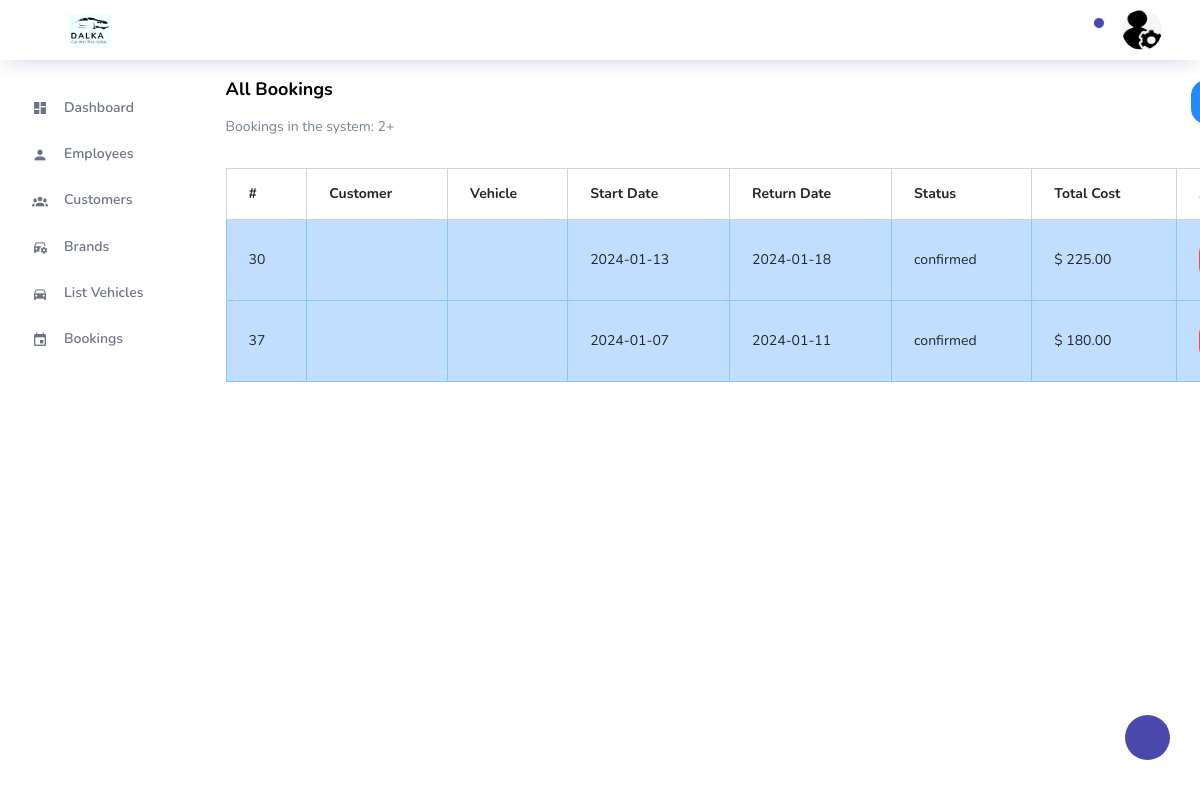
The app's page /user/bookings.php (signed in) with its own data.
### tables this page shows
CREATE TABLE `bookings` (
  `id` int(11) NOT NULL,
  `customer_id` int(11) DEFAULT NULL,
  `vehicle_id` int(11) DEFAULT NULL,
  `created_at` timestamp NOT NULL DEFAULT current_timestamp(),
  `start_date` date DEFAULT NULL,
  `return_date` date DEFAULT NULL,
  `status` enum('pending','confirmed','cancelled') DEFAULT 'pending',
  `total_cost` decimal(10,2) DEFAULT NULL
);

### user/bookings.php (the view, shortened to what this page needs)
<?php
include 'include/header.php';
include 'include/db.php';
$query = "SELECT * FROM bookings";
$result = mysqli_query($connection, $query);
$counter = 0;
?>
<div class="col-lg-12 stretch-card">
    <div class="card">
        <div class="card-body">
            <div class="d-flex justify-content-between">
                <div>
                    <h4 class="card-title">All Bookings</h4>
                    <p class="card-description">
                        <?php
                        $numBookings = mysqli_num_rows($result);
                        echo "Bookings in the system: " . $numBookings . "+";
                        ?>
                    </p>
                </div>
                <div>
                    <button type="button" class="btn btn-info" data-toggle="modal" data-target="#addbookingmodal">
                    </button>
                </div>
            </div>
            <div class="table-responsive pt-3">
                <table class="table table-bordered">
                    <thead>
                        <tr>
                            <th>#</th>
                            <th>Customer</th>
                            <th>Vehicle</th>
                            <th>Start Date</th>
                            <th>Return Date</th>
                            <th>Status</th>
                            <th>Total Cost</th>
                            <th>Actions</th>
                        </tr>
                    </thead>
                    <tbody>
                        <?php
                        $rowColorClasses = ['table-info'];
                        while ($row = mysqli_fetch_assoc($result)) {
                            $colorClass = $rowColorClasses[$counter % count($rowColorClasses)];
                            $counter++;
                            ?>
                            <tr class="<?php echo $colorClass; ?>">
                                <td>
                                    <?php echo $row['id']; ?>
                                </td>
                                <td>
                                </td>
                                <td>
                                </td>
                                <td>
                                    <?php echo $row['start_date']; ?>
                                </td>
                                <td>
                                    <?php echo $row['return_date']; ?>
                                </td>
                                <td>
                                    <span id="status_<?php echo $row['id']; ?>" class="status-cell">
                                        <?php echo $row['status']; ?>
                                    </span>
                                </td>
                                <td>
                                    <?php echo '$ ' . $row['total_cost']; ?>
                                </td>
                                <td>
                                </td>
                            </tr>
                        <?php } ?>
                    </tbody>
                </table>
            </div>
        </div>
    </div>
</div>
<?php include 'include/footer.php'; ?>

### records on screen
bookings: id "30", start_date "2024-01-13", return_date "2024-01-18", status "confirmed", total_cost "225.00"
bookings: id "37", start_date "2024-01-07", return_date "2024-01-11", status "confirmed", total_cost "180.00"

### other values on screen
$numBookings "2"
